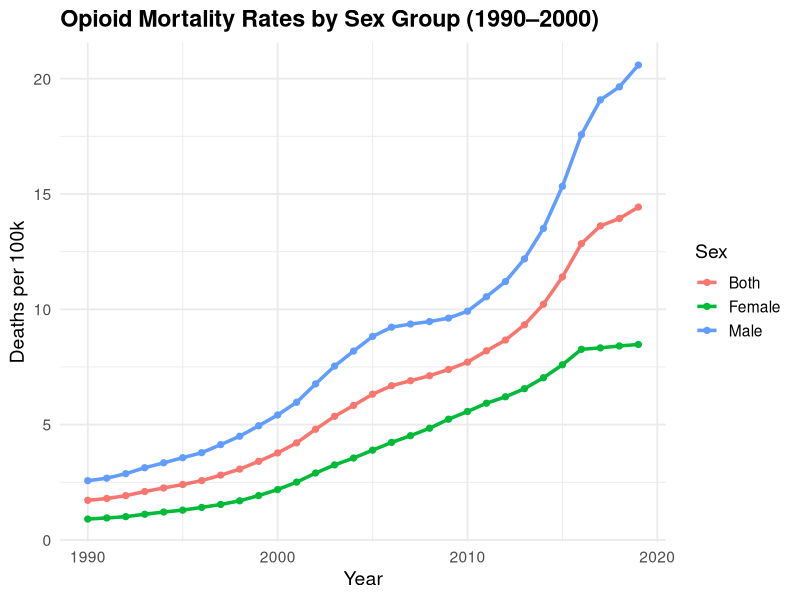
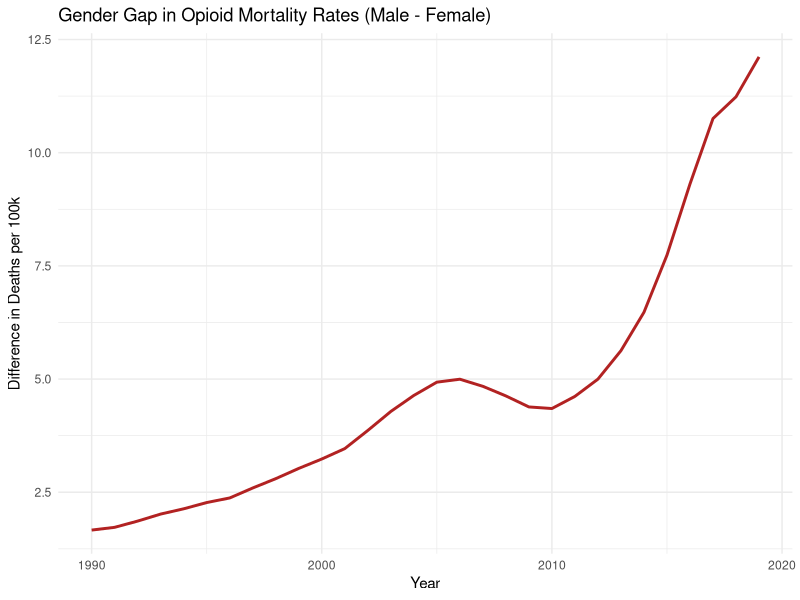
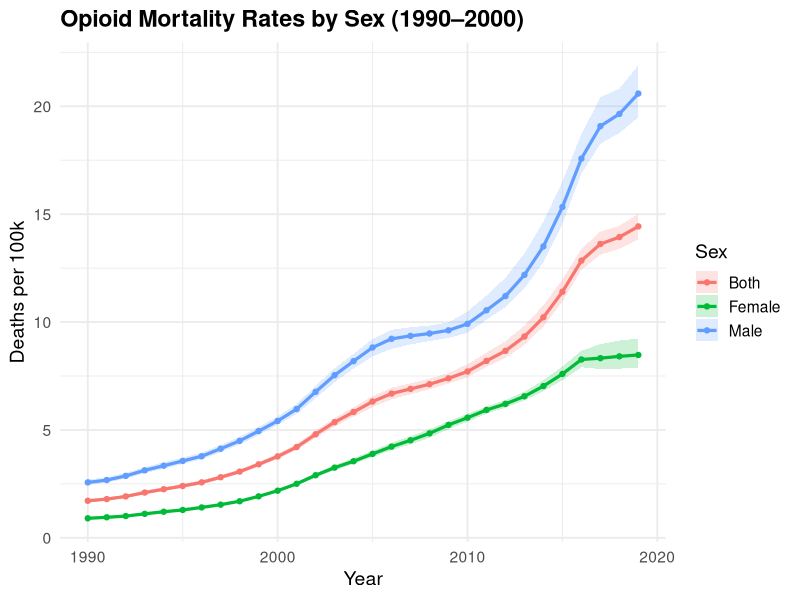
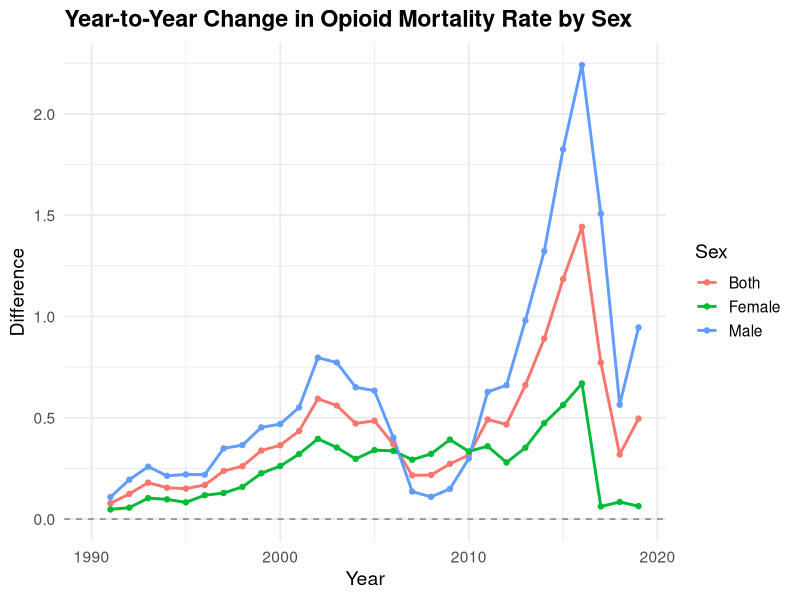
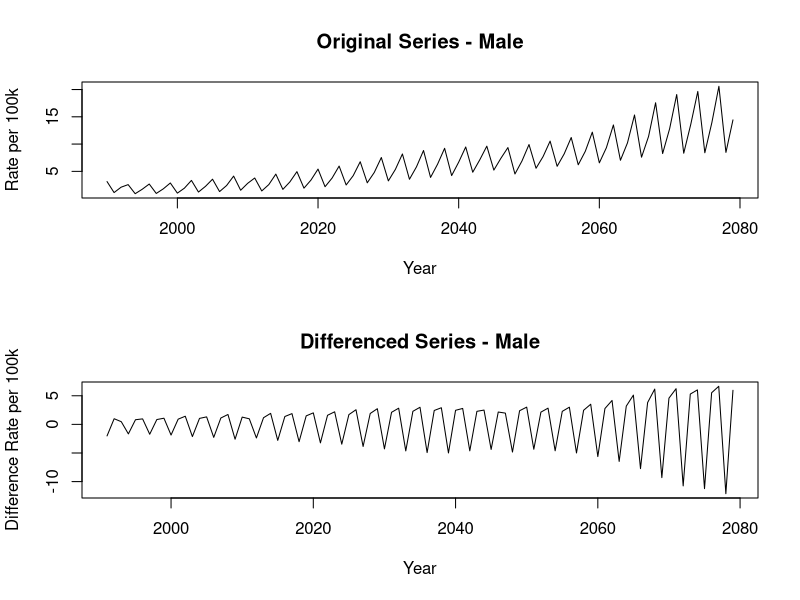
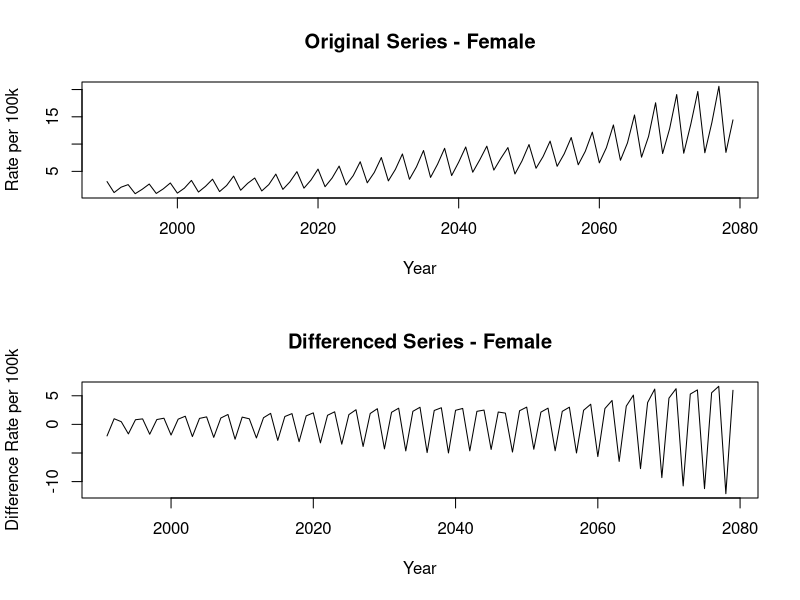
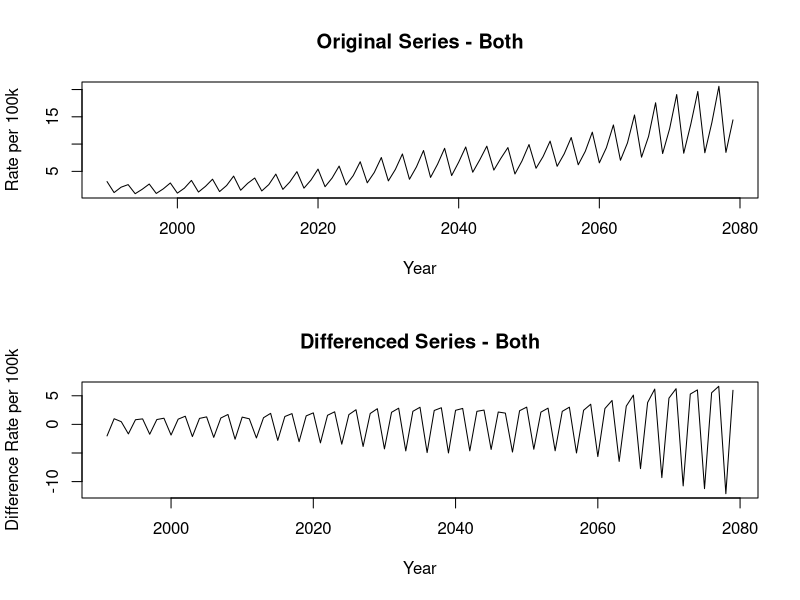
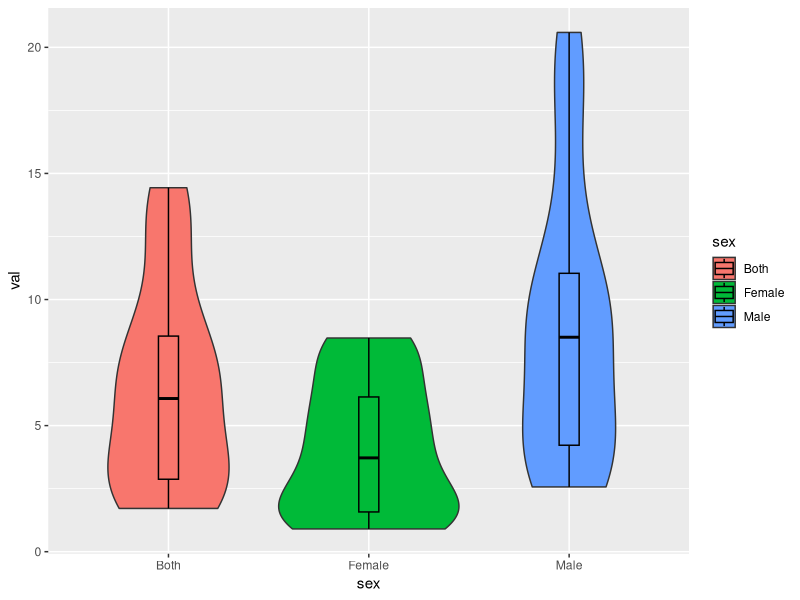

These charts were generated, in order, by the following R code:
## ---- chunk 1
knitr::opts_chunk$set(echo = TRUE)
## ---- chunk 2
library(tidyverse)
library(ggplot2)
library(dplyr)
library(tseries)
library(forecast)
library(ggfortify)
library(strucchange)
## ---- chunk 3
# Analyze age distribution (US opioid rate age.csv)
sex_data <- read.csv("Data/US opioid rate gender.csv")

# Check unique values of age bins
unique(sex_data$sex)
## ---- chunk 4
# Plot the distribution of opioid death rates by age
ggplot(sex_data, aes(x = year, y = val, color = sex)) +
  geom_line(linewidth = 1.2) +
  geom_point(size = 1.8) +
  labs(
    title = "Opioid Mortality Rates by Sex Group (1990–2000)",
    x = "Year",
    y = "Deaths per 100k",
    color = "Sex"
  ) +
  theme_minimal(base_size = 14) +
  theme(
    legend.position = "right",
    plot.title = element_text(face = "bold")
  )

## ---- chunk 5
# Plot the gap between male and female mortality rate
sex_gap <- sex_data %>%
  filter(sex %in% c("Male","Female")) %>%
  group_by(year, sex) %>% 
  pivot_wider(
    id_cols = year,
    names_from = sex,
    values_from = val
  ) %>% 
  mutate(
    gap = Male - Female
  )

ggplot(sex_gap, aes(x = year, y = gap)) +
  geom_line(color = "firebrick", linewidth = 1) +
  labs(
    title = "Gender Gap in Opioid Mortality Rates (Male - Female)",
    x = "Year",
    y = "Difference in Deaths per 100k"
  ) +
  theme_minimal()
## ---- chunk 6
# Add highlights around the confidence interval
ggplot(sex_data, aes(x = year, y = val, color = sex, fill = sex)) +
  geom_ribbon(aes(ymin = lower, ymax = upper), alpha = 0.2, color = NA) +  
  geom_line(linewidth = 1.1) +                                                    
  geom_point(size = 1.5) +
  labs(
    title = "Opioid Mortality Rates by Sex (1990–2000)",
    x = "Year",
    y = "Deaths per 100k",
    color = "Sex",
    fill = "Sex"
  ) +
  theme_minimal(base_size = 14) +
  theme(
    legend.position = "right",
    plot.title = element_text(face = "bold")
  )
## ---- chunk 7
# Compute year-to-year percent change by sex
sex_diff <- sex_data %>%
  group_by(sex) %>%
  arrange(year, .by_group = TRUE) %>%
  mutate(
    pct_change = (val - lag(val))  # Remvoe 100*
  ) %>%
  ungroup()

ggplot(sex_diff, aes(x = year, y = pct_change, color = sex)) +
  geom_line(linewidth = 1) +
  geom_point(size = 1.5) +
  geom_hline(yintercept = 0, linetype = "dashed", color = "gray50") +
  labs(
    title = "Year-to-Year Change in Opioid Mortality Rate by Sex",
    x = "Year",
    y = "Difference",
    color = "Sex"
  ) +
  theme_minimal(base_size = 14) +
  theme(
    legend.position = "right",
    plot.title = element_text(face = "bold")
  )
## ---- chunk 8
# Loop through each age group
for (group in unique(sex_data$sex)) {
  
  cat("\n--------------------------------------\n")
  cat("Results for:", group, "\n")
  
  # Create time series
  ts_obj <- ts(sex_data$val, start = min(sex_data$year), frequency = 1)
  
  # Run ADF test on original
  adf_orig <- adf.test(ts_obj)
  cat("ADF (original series) p-value:", round(adf_orig$p.value, 4), "\n")
  
  # Difference the series
  ts_diff <- diff(ts_obj)
  
  # Run ADF test on differenced series
  adf_diff <- adf.test(ts_diff)
  cat("ADF (differenced series) p-value:", round(adf_diff$p.value, 4), "\n")
  
  # Optional: Plot both series
  par(mfrow = c(2, 1))  # two plots per group
  plot(ts_obj, main = paste("Original Series -", group),
       ylab = "Rate per 100k", xlab = "Year")
  plot(ts_diff, main = paste("Differenced Series -", group),
       ylab = "Difference Rate per 100k", xlab = "Year")
  
  cat("--------------------------------------\n")
}


## ---- chunk 9
ggplot(sex_data, aes(x = sex, y = val, fill = sex)) +
  geom_violin() + 
  # geom_violin(fill = "lightblue") +
  geom_boxplot(width = 0.1, color = "black")   # optional overlay
